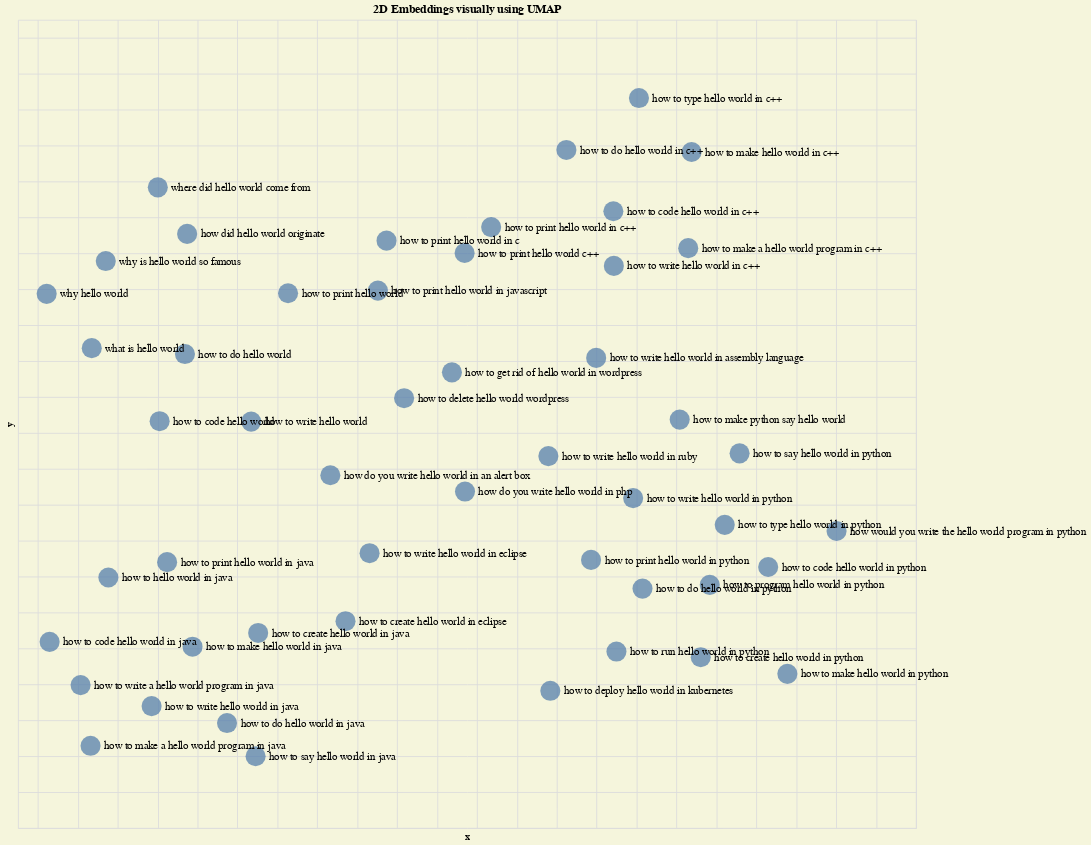

Notebook code for this chart:
### Code cell
chart = alt.Chart(df).mark_circle(size=500).encode(
    x=alt.X('x',
            scale=alt.Scale(zero=False),
            axis=alt.Axis(labels=False, ticks=False, domain=False)),
    y=alt.Y('y',
            scale=alt.Scale(zero=False),
            axis=alt.Axis(labels=False, ticks=False, domain=False)),
    tooltip = ['search_term']) # where the mouse points

text = chart.mark_text(align='left', dx=15, size=12, color='black').encode(text='search_term', color=alt.value('black'))

result = (chart + text).configure(background='beige'). properties(width=1000, height=900, title="2D Embeddings visually using UMAP")

result

### Figure 1 — Vega-Lite specification as saved in the notebook (floating-point values rounded to 4 significant figures; data arrays with more than 128 entries replaced by an {"elided": "..."} marker saying what was removed)
{"config": {"view": {"continuousWidth": 400, "continuousHeight": 300}, "background": "beige"}, "layer": [{"mark": {"type": "circle", "size": 500}, "encoding": {"tooltip": [{"field": "search_term", "type": "nominal"}], "x": {"axis": {"domain": false, "labels": false, "ticks": false}, "field": "x", "scale": {"zero": false}, "type": "quantitative"}, "y": {"axis": {"domain": false, "labels": false, "ticks": false}, "field": "y", "scale": {"zero": false}, "type": "quantitative"}}}, {"mark": {"type": "text", "align": "left", "color": "black", "dx": 15, "size": 12}, "encoding": {"color": {"value": "black"}, "text": {"field": "search_term", "type": "nominal"}, "tooltip": [{"field": "search_term", "type": "nominal"}], "x": {"axis": {"domain": false, "labels": false, "ticks": false}, "field": "x", "scale": {"zero": false}, "type": "quantitative"}, "y": {"axis": {"domain": false, "labels": false, "ticks": false}, "field": "y", "scale": {"zero": false}, "type": "quantitative"}}}], "data": {"name": "data-97931f8ef0e04c3969ce95a51f6d8a65"}, "height": 900, "title": "2D Embeddings visually using UMAP", "width": 1000, "$schema": "https://vega.github.io/schema/vega-lite/v4.17.0.json", "datasets": {"data-97931f8ef0e04c3969ce95a51f6d8a65": [{"search_term": "how to print hello world in python", "search_term_embeds": {"elided": "1024 float values"}, "x": 8.372, "y": 5.492}, {"search_term": "what is hello world", "search_term_embeds": {"elided": "1024 float values"}, "x": 5.87, "y": 6.672}, {"search_term": "how do you write hello world in an alert box", "search_term_embeds": {"elided": "1024 float values"}, "x": 7.065, "y": 5.964}, {"search_term": "how to print hello world in java", "search_term_embeds": {"elided": "1024 float values"}, "x": 6.247, "y": 5.48}, {"search_term": "how to write hello world in eclipse", "search_term_embeds": {"elided": "1024 float values"}, "x": 7.262, "y": 5.53}, {"search_term": "how to write hello world in ruby", "search_term_embeds": {"elided": "1024 float values"}, "x": 8.158, "y": 6.07}, {"search_term": "how to write hello world in java", "search_term_embeds": {"elided": "1024 float values"}, "x": 6.17, "y": 4.679}, {"search_term": "why is hello world so famous", "search_term_embeds": {"elided": "1024 float values"}, "x": 5.94, "y": 7.156}, {"search_term": "how to say hello world in python", "search_term_embeds": {"elided": "1024 float values"}, "x": 9.116, "y": 6.086}, {"search_term": "how to write hello world in c++", "search_term_embeds": {"elided": "1024 float values"}, "x": 8.486, "y": 7.129}, {"search_term": "how to write hello world in python", "search_term_embeds": {"elided": "1024 float values"}, "x": 8.583, "y": 5.837}, {"search_term": "how would you write the hello world program in python", "search_term_embeds": {"elided": "1024 float values"}, "x": 9.602, "y": 5.654}, {"search_term": "where did hello world come from", "search_term_embeds": {"elided": "1024 float values"}, "x": 6.201, "y": 7.567}, {"search_term": "how did hello world originate", "search_term_embeds": {"elided": "1024 float values"}, "x": 6.348, "y": 7.308}, {"search_term": "how do you write hello world in php", "search_term_embeds": {"elided": "1024 float values"}, "x": 7.74, "y": 5.873}, {"search_term": "how to code hello world in c++", "search_term_embeds": {"elided": "1024 float values"}, "x": 8.484, "y": 7.434}, {"search_term": "how to deploy hello world in kubernetes", "search_term_embeds": {"elided": "1024 float values"}, "x": 8.168, "y": 4.764}, {"search_term": "how to get rid of hello world in wordpress", "search_term_embeds": {"elided": "1024 float values"}, "x": 7.675, "y": 6.537}, {"search_term": "how to print hello world in c", "search_term_embeds": {"elided": "1024 float values"}, "x": 7.347, "y": 7.27}, {"search_term": "how to print hello world in c++", "search_term_embeds": {"elided": "1024 float values"}, "x": 7.871, "y": 7.345}, {"search_term": "how to print hello world in javascript", "search_term_embeds": {"elided": "1024 float values"}, "x": 7.304, "y": 6.992}, {"search_term": "how to program hello world in python", "search_term_embeds": {"elided": "1024 float values"}, "x": 8.967, "y": 5.354}, {"search_term": "how to run hello world in python", "search_term_embeds": {"elided": "1024 float values"}, "x": 8.499, "y": 4.982}, {"search_term": "how to say hello world in java", "search_term_embeds": {"elided": "1024 float values"}, "x": 6.691, "y": 4.399}, {"search_term": "how to type hello world in c++", "search_term_embeds": {"elided": "1024 float values"}, "x": 8.612, "y": 8.064}, {"search_term": "how to type hello world in python", "search_term_embeds": {"elided": "1024 float values"}, "x": 9.042, "y": 5.688}, {"search_term": "how to write a hello world program in java", "search_term_embeds": {"elided": "1024 float values"}, "x": 5.814, "y": 4.795}, {"search_term": "how to write hello world", "search_term_embeds": {"elided": "1024 float values"}, "x": 6.669, "y": 6.263}, {"search_term": "how to write hello world in assembly language", "search_term_embeds": {"elided": "1024 float values"}, "x": 8.398, "y": 6.617}, {"search_term": "why hello world", "search_term_embeds": {"elided": "1024 float values"}, "x": 5.644, "y": 6.974}, {"search_term": "how to code hello world", "search_term_embeds": {"elided": "1024 float values"}, "x": 6.21, "y": 6.265}, {"search_term": "how to code hello world in java", "search_term_embeds": {"elided": "1024 float values"}, "x": 5.659, "y": 5.036}, {"search_term": "how to code hello world in python", "search_term_embeds": {"elided": "1024 float values"}, "x": 9.259, "y": 5.453}, {"search_term": "how to create hello world in eclipse", "search_term_embeds": {"elided": "1024 float values"}, "x": 7.141, "y": 5.151}, {"search_term": "how to create hello world in java", "search_term_embeds": {"elided": "1024 float values"}, "x": 6.704, "y": 5.086}, {"search_term": "how to create hello world in python", "search_term_embeds": {"elided": "1024 float values"}, "x": 8.922, "y": 4.951}, {"search_term": "how to delete hello world wordpress", "search_term_embeds": {"elided": "1024 float values"}, "x": 7.435, "y": 6.393}, {"search_term": "how to do hello world", "search_term_embeds": {"elided": "1024 float values"}, "x": 6.337, "y": 6.639}, {"search_term": "how to do hello world in c++", "search_term_embeds": {"elided": "1024 float values"}, "x": 8.248, "y": 7.775}, {"search_term": "how to do hello world in java", "search_term_embeds": {"elided": "1024 float values"}, "x": 6.548, "y": 4.584}, {"search_term": "how to do hello world in python", "search_term_embeds": {"elided": "1024 float values"}, "x": 8.63, "y": 5.333}, {"search_term": "how to hello world in java", "search_term_embeds": {"elided": "1024 float values"}, "x": 5.953, "y": 5.395}, {"search_term": "how to make a hello world program in c++", "search_term_embeds": {"elided": "1024 float values"}, "x": 8.859, "y": 7.228}, {"search_term": "how to make a hello world program in java", "search_term_embeds": {"elided": "1024 float values"}, "x": 5.864, "y": 4.457}, {"search_term": "how to make hello world in c++", "search_term_embeds": {"elided": "1024 float values"}, "x": 8.876, "y": 7.764}, {"search_term": "how to make hello world in java", "search_term_embeds": {"elided": "1024 float values"}, "x": 6.375, "y": 5.009}, {"search_term": "how to make hello world in python", "search_term_embeds": {"elided": "1024 float values"}, "x": 9.356, "y": 4.858}, {"search_term": "how to make python say hello world", "search_term_embeds": {"elided": "1024 float values"}, "x": 8.816, "y": 6.274}, {"search_term": "how to print hello world", "search_term_embeds": {"elided": "1024 float values"}, "x": 6.854, "y": 6.977}, {"search_term": "how to print hello world c++", "search_term_embeds": {"elided": "1024 float values"}, "x": 7.738, "y": 7.201}]}}
